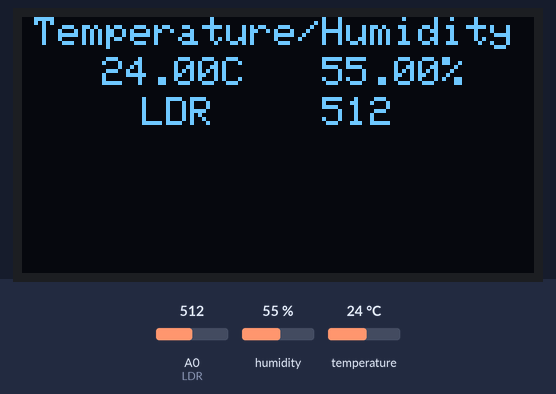
Bench run of a sketch on a simulated ESP8266 (NodeMCU). Parts: 128×64 one-colour display. Inputs (shaded band) come from the test bench; at power-on: humidity 55 %, A0 (LDR) = 512, temperature 24 °C. WiFi joins after 1.5 s; servers stay silent unless stated; the display library's start-up logo is not drawn; no MQTT or app messages arrive unless stated; what the sketch prints to the serial monitor is not drawn.

Above: at 4.8 s.
4.9 s: humidity set to 22 %
At 6.7 s:
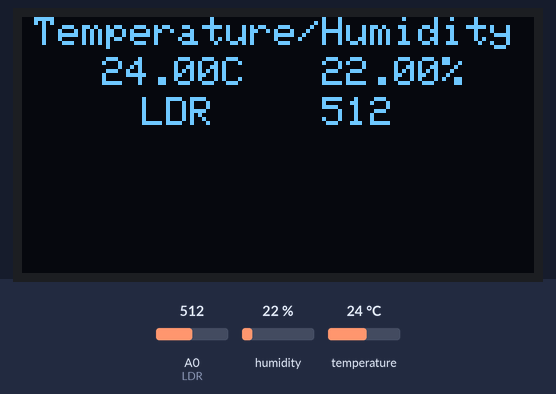
7.5 s: A0 (LDR) set to 716
At 8.1 s:
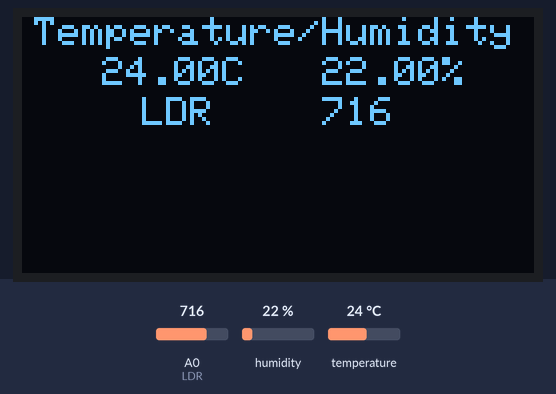
9.1 s: temperature set to 12 °C
At 10.9 s:
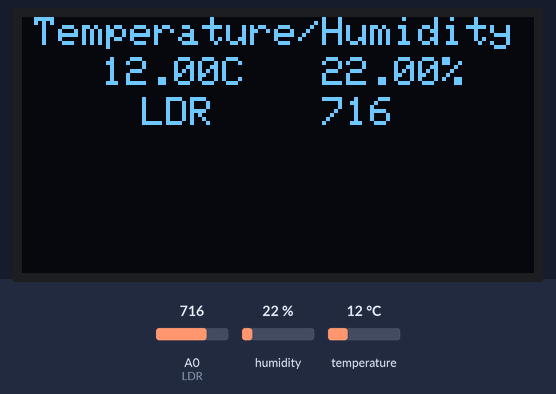
11.8 s: A0 (LDR) set to 900
At 12.3 s:
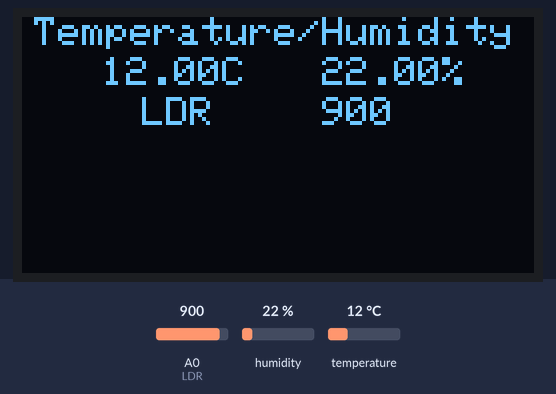
13.4 s: humidity set to 40 %
At 15.2 s:
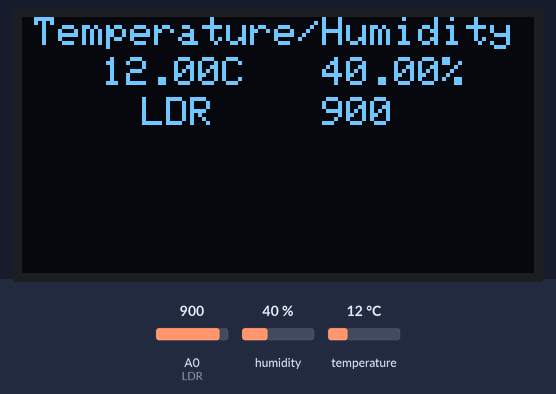
16.1 s: A0 (LDR) set to 1023
At 17.7 s:
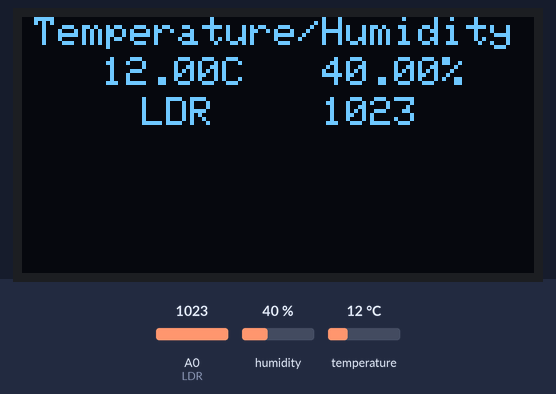
Timing chart, 0 to 18.8 s (numbered marks = the images above; inputs shaded):
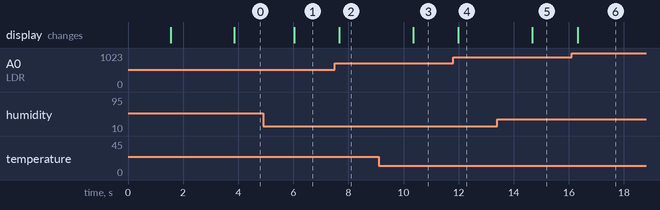

Measured:
- after the input at 4.9 s, the display: changes after 1.1 s (image 1)
- after the input at 7.5 s, the display: changes after 0.16 s (image 2)
- after the input at 9.1 s, the display: changes after 1.3 s (image 3)
- after the input at 11.8 s, the display: changes after 0.19 s (image 4)
- after the input at 13.4 s, the display: changes after 1.3 s (image 5)
- after the input at 16.1 s, the display: changes after 0.21 s (image 6)

The sketch:

DHT-OLED.ino
```cpp
#include <Wire.h>
#include <Adafruit_GFX.h>
#include <Adafruit_SSD1306.h>
#include <PubSubClient.h>
#include <ESP8266WiFi.h>
#define BAUD_RATE 9600

// EDIT THESE LINES TO MATCH YOUR SETUP
#define MQTT_SERVER "192.168.43.233"
const char* ssid = "CIA_Surveillance_Drone";
const char* password = "123454321";
const char* mqtt_username = "astr1x";
const char* mqtt_password = "astr1x2096";

#include "DHT.h"

#define OLED_RESET LED_BUILTIN
Adafruit_SSD1306 display(OLED_RESET);
#define DHTPIN 14   // Connected to Pin D5 in NodeMCU

#define LDR A0

// Uncomment whatever type you're using!
#define DHTTYPE DHT11   // DHT 11
//#define DHTTYPE DHT22   // DHT 22  (AM2302)
//#define DHTTYPE DHT21   // DHT 21 (AM2301)

DHT dht(DHTPIN, DHTTYPE);

float humidity = 0.0, temperature = 0.0;
int light = 0;
long startTime = 0;

// Topic to subscribe to for the commands
char* subTopic = "bellax/req";

// Topic to publish to confirm that the light has been turned on for the python script to log
char* pubTopic = "bellax/ack";

// Callback function header
void callback(char* topic, byte* payload, unsigned int length);
void reconnect();

WiFiClient wifiClient;
PubSubClient client(MQTT_SERVER, 1883, callback, wifiClient);

void setup() {
  Serial.begin(BAUD_RATE);
  pinMode(LDR, INPUT);

  Serial.println();
  Serial.print("Connecting to ");
  Serial.println(ssid);

  WiFi.begin(ssid, password);
  while (WiFi.status() != WL_CONNECTED) {
    delay(500);
    Serial.print(".");
  }

  reconnect();

  Serial.println("");
  Serial.println("WiFi connected");
  Serial.println("IP address: ");
  Serial.println(WiFi.localIP());

  delay(5);String cmd = "";

  // dht begin
  dht.begin();

  // set display
  display.begin(SSD1306_SWITCHCAPVCC, 0x3C);
  display.display();
  delay(2000);
  display.clearDisplay();

}

void showValues(float temp, float hud, int light) {
  display.setTextSize(1);
  display.setCursor(3,0);
  display.println("Temperature/Humidity");
  display.setTextSize(1);
  display.setTextColor(WHITE);
  display.setCursor(20,10);
  display.print(temp);
  display.println("C");
  display.setCursor(75,10);
  display.print(hud);
  display.println("%");
  display.setCursor(30, 20);
  display.println("LDR");
  display.setCursor(75, 20);
  display.println(light);
  display.display();
  display.clearDisplay();
}

void readDHT() {
  float pseudotemperature = dht.readTemperature();   // Read temperature as Celsius
  float pseudohumidity = dht.readHumidity();
  delay(100);

  if (isnan(humidity) || isnan(pseudotemperature)) {
    Serial.println("Failed to read from DHT sensor!");
    return;
  }
  temperature = pseudotemperature;
  humidity = pseudohumidity;
}

void readLDR() {
  light = analogRead(LDR);
}
void loop() {
  // Reconnect if connection is lost
  if (!client.connected() && WiFi.status() == 3)
    reconnect();

  // Maintain MQTT connection
  client.loop();
  readDHT();
  startTime = millis();
  while(millis() - startTime < 2000) {
    client.loop();
    readLDR();
    delay(100);
    showValues(temperature, humidity, light);
  }
  showValues(temperature, humidity, light);
  Serial.print("Humidity: ");    // show in serial monitor
  Serial.print(humidity);
  Serial.print(" %\t");
  Serial.print("Temperature: ");    // show in serial monitor
  Serial.print(temperature);
  Serial.print(" *C \n");
  Serial.print("LDR: ");    // show in serial monitor
  Serial.print(light);
  Serial.print(" units \n");
}

// MQTT callback function
void callback(char* topic, byte* payload, unsigned int length) {

  // Convert topic to string to make it easier to work with
  String topicStr = topic;
  // Get stuff working
  String cmd = String((char *)payload).substring(0,length);
  char *msg={};
  if(cmd.equals("S;T")) {
    String msg = "S;T;" + String(temperature);
    client.publish(pubTopic, msg.c_str());
  }
  if(cmd.equals("S;H")) {
    String msg = "S;H;" + String(humidity);
    client.publish(pubTopic, msg.c_str());
  }
  if(cmd.equals("S;L")) {
    String msg = "S;L;" + String(light);
    client.publish(pubTopic, msg.c_str());
  }
}

void reconnect() {

  //attempt to connect to the wifi if connection is lost
  if(WiFi.status() != WL_CONNECTED) {

    //loop while we wait for connection
    while (WiFi.status() != WL_CONNECTED) {
      delay(500);
      Serial.print(".");
    }
}

  //make sure we are connected to WIFI before attemping to reconnect to MQTT
  if(WiFi.status() == WL_CONNECTED){
  // Loop until we're reconnected to the MQTT server
    while (!client.connected()) {

      // Generate client name based on MAC address and last 8 bits of microsecond counter
      String clientName;
      clientName += "BellaX-SensorArray";

      //if connected, subscribe to the topic(s) we want to be notified about
      if (client.connect((char*) clientName.c_str(), mqtt_username, mqtt_password)) {
        //Serial.print("\tMTQQ Connected");
        client.subscribe(subTopic);
      }
    }
  }
}
```
